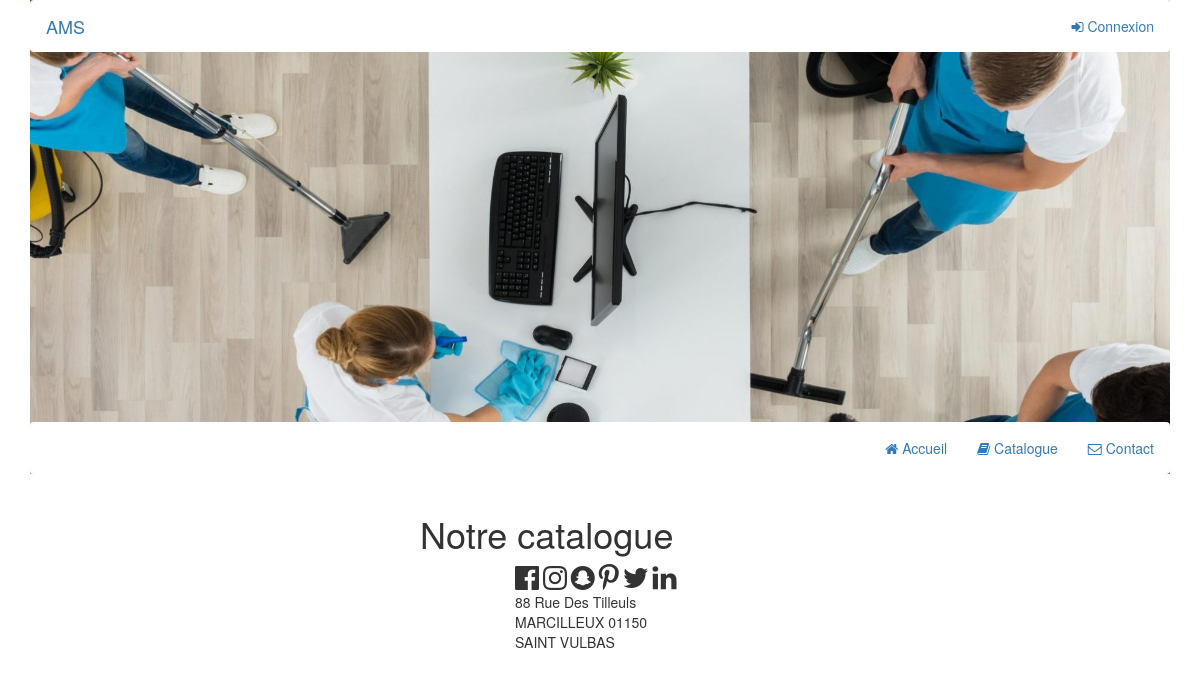
Before: /html/catalogue.php with the older database file.
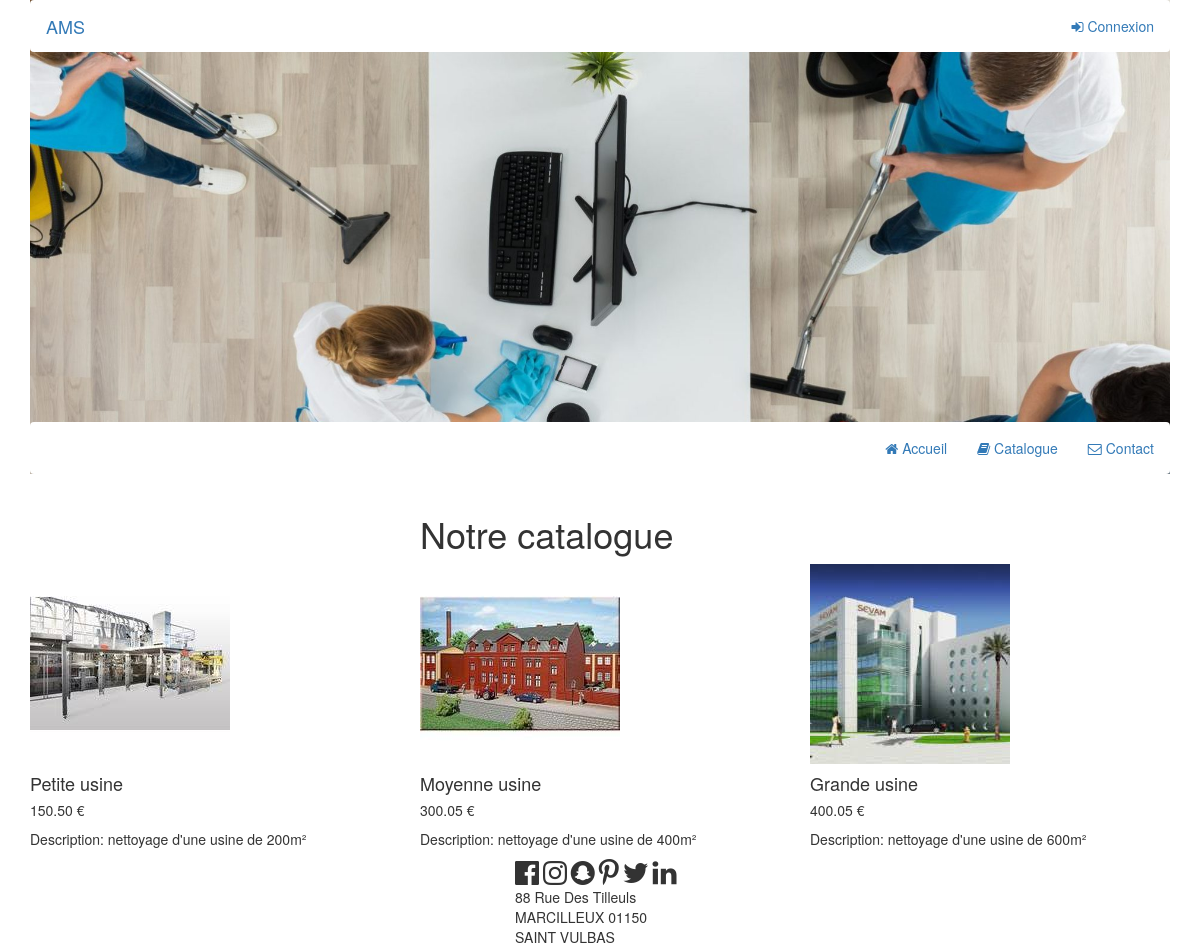
After: the same page with the newer database file.
### tables this page shows
CREATE TABLE `catalogue` (
  `idService`     INT(11)     NOT NULL PRIMARY KEY AUTO_INCREMENT,
  `nomService`    VARCHAR(50) NOT NULL,
  `detailService` LONGTEXT    NOT NULL,
  `coutService`   FLOAT(10, 2) NOT NULL,
  `imageService` VARCHAR(255) DEFAULT NULL
);

### html/catalogue.php (the view, shortened to what this page needs)
<?php
include 'header.php';
?>
<?php
require '../classes/function.php';
try
{
    $bdd = new PDO('mysql:host=localhost;dbname=ams;charset=utf8', 'tafacesi', 'tafacesi');
}
catch(Exception $e)
{
    die('Erreur : '.$e->getMessage());
}
$reponse = $bdd->query('SELECT * FROM catalogue');
?>
<div class="container">
    <div class="row">
        <div class="col-lg-4 col-sm-4"></div>
        <div class="col-lg-4 col-sm-4">
            <h1>Notre catalogue</h1>
        </div>
        <div class="col-lg-4 col-sm-4"></div>
    </div>
</div>
<div class="container">
    <div class="row">
        <?php
        $donnees = $reponse->fetchAll();
        for ($i=0; $i<count($donnees);$i++){
            ?>
            <div class="col-lg-4 col-md-4 mb-4">
                <div class="card h-100">
                    <img class="card-img-top" src="<?php echo $donnees[$i]['imageService']; ?>" alt="<?php echo $donnees[$i]['imageService']; ?>">
                    <div class="card-body">
                        <h4 class="card-title">
                            <?php echo $donnees[$i]['nomService']; ?>
                        </h4>
                        <h5><?php echo $donnees[$i]['coutService']; ?> €</h5>
                        <p class="card-text">Description: <?php echo $donnees[$i]['detailService']; ?></p>
                    </div>
                </div>
            </div>
            <?php
        }
        ?>
        </div>
    </div>
<?php
include 'footer.php';
?>

Changed rows visible on the page:
added catalogue: imageService (picture), nomService "Petite usine", coutService "150.50", detailService "nettoyage d'une usine de 200m²"
added catalogue: imageService (picture), nomService "Moyenne usine", coutService "300.05", detailService "nettoyage d'une usine de 400m²"
added catalogue: imageService (picture), nomService "Grande usine", coutService "400.05", detailService "nettoyage d'une usine de 600m²"
